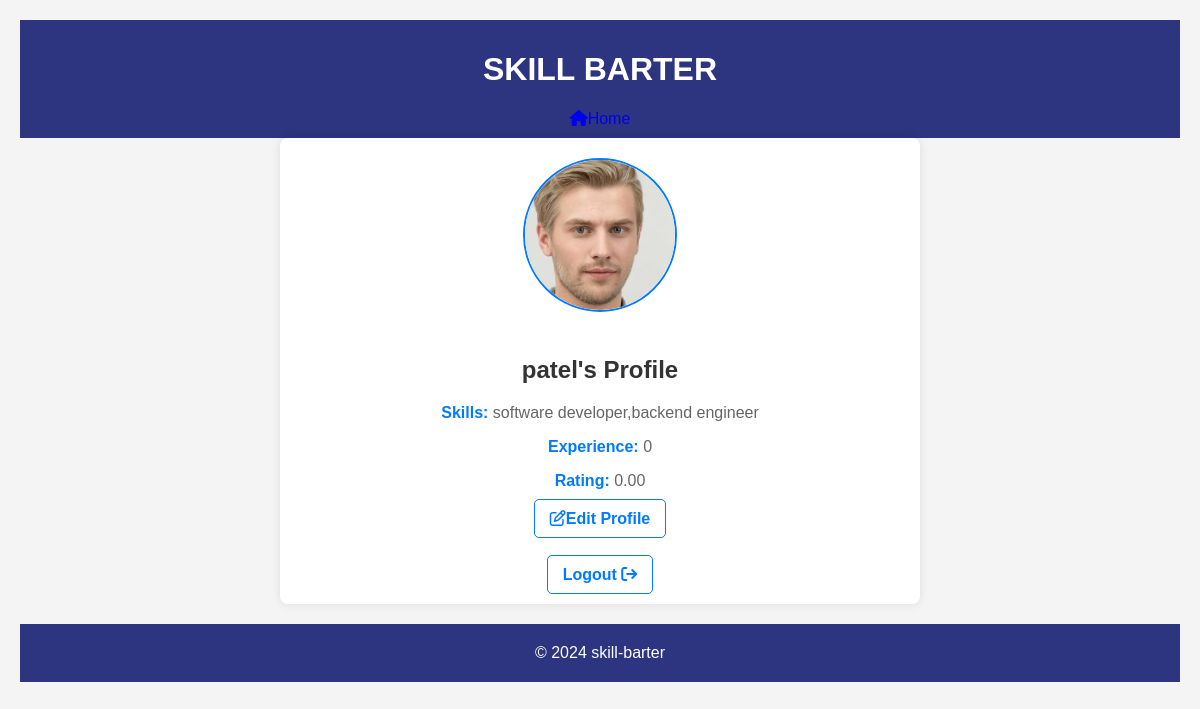
Page /accounts/profile/3/ (signed in) on the earlier database version.
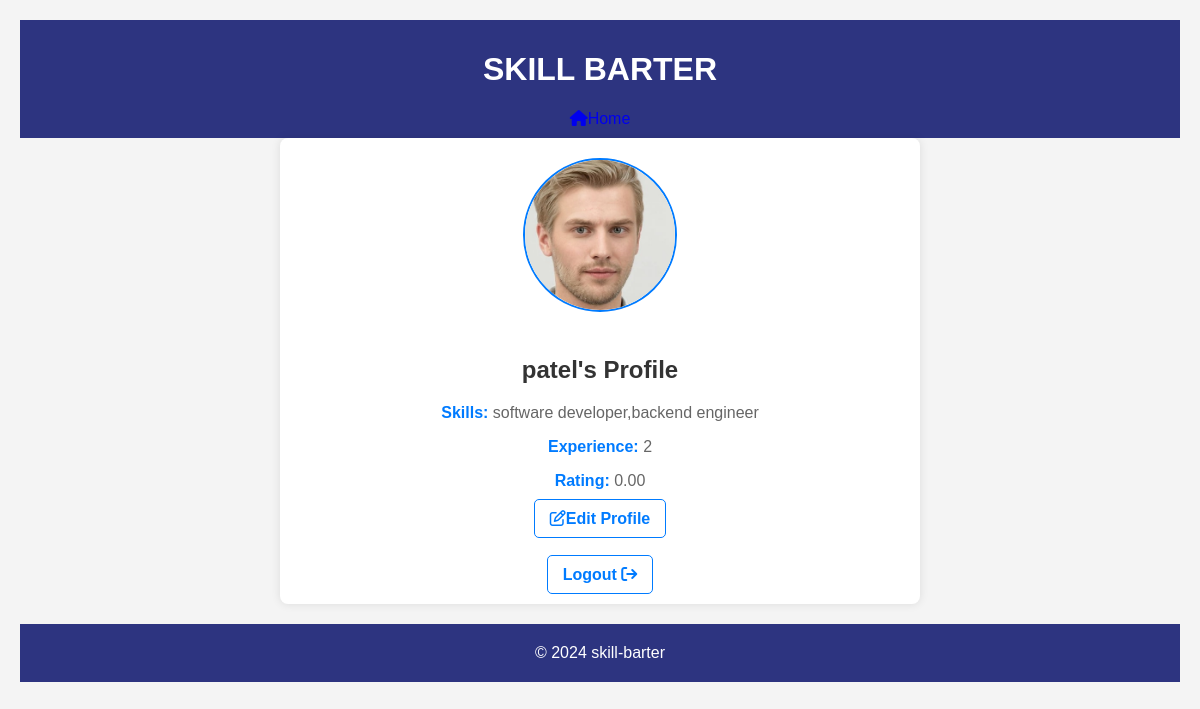
Same page on the later database version.
### accounts/models.py (models this page shows, shortened)
class Profile(models.Model):
    user = models.OneToOneField(User, on_delete=models.CASCADE)
    profile_picture = models.ImageField(upload_to='profile_pics/', default='default.jpg')
    skills = models.TextField(blank=True)
    experience = models.PositiveIntegerField(default=0)  # Years of experience
    rating = models.DecimalField(max_digits=3, decimal_places=2, default=0.00)  # User rating (0-5)

### accounts/views.py (the view)
# urls.py: path('profile/<int:user_id>/', views.view_profile, name='profile'),
@login_required
def view_profile(request, user_id=None):
    profile = get_object_or_404(Profile, user=request.user)
    return render(request, 'accounts/profile.html', {'profile': profile})

### accounts/templates/accounts/profile.html (shortened to what this page needs)
{% extends "base_profile.html" %}
{% load static %}
{% block content %}
<head>
</head>
<div class="container">
    <div class="profile-details">
        {% if profile.profile_picture %}
            <img src="{{ profile.profile_picture.url }}" alt="{{ profile.user.username }}'s Profile Picture" class="profile-pic">
        {% else %}
            <img src="{% static 'img/default.jpg' %}" alt="Profile Picture" class="profile-pic">
        {% endif %}
        <h2>{{ profile.user.username }}'s Profile</h2>
        <p><span>Skills:</span> {{ profile.skills }}</p>
        <p><span>Experience:</span> {{ profile.experience }}</p>
        <p><span>Rating:</span> {{ profile.rating }}</p>
        <div class="edit-link">
            <a href="{% url 'edit_profile' profile.id %}"><i class="fa-regular fa-pen-to-square"></i>Edit Profile</a>
        </div>
        <br>
        <div class="edit-link">
            {% if user.is_authenticated %}
            <a href="{% url 'logout' %}">Logout <i class="fa-solid fa-arrow-right-from-bracket"></i></a>
        {% endif %}
        </div>
    </div>
</div>
{% endblock %}

Differences in the rows shown:
changed Profile "software developer,backend engineer": experience "0" → "2"
